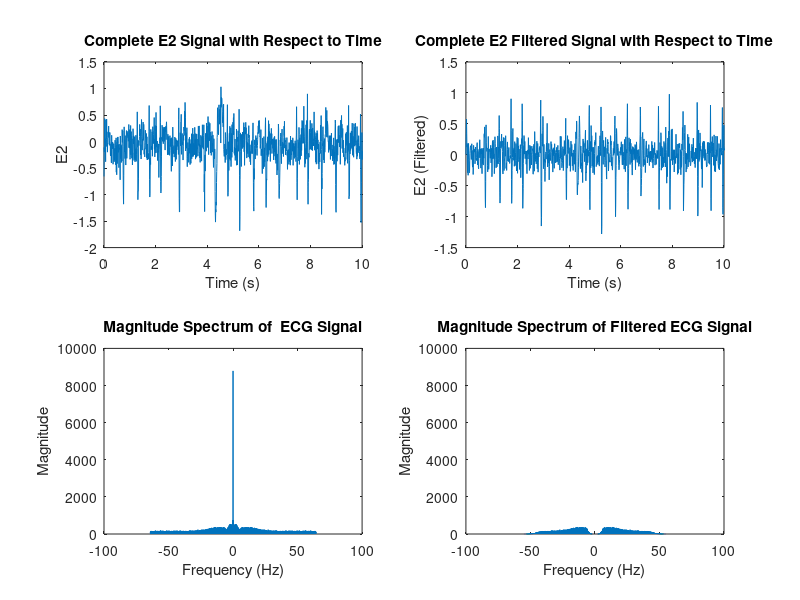

Source code (MATLAB): (Note: this script raises an error after producing the figure.)

sampling_rate = 128;
threshold = 0.38;     % Threshold for R-peak detection
min_distance = 0.3 * sampling_rate; % Minimum distance between peaks (in samples)

data = load('E2.mat'); 
E2 = data.E2;         

filter_order = 4; 

[b, a] = butter(filter_order, [5 45] / (sampling_rate / 2), 'bandpass');

E2_filtered = filtfilt(b, a, E2);

time = (0:length(E2)-1) / sampling_rate;


subplot(2,2,1);
plot(time, E2);
xlabel('Time (s)');
xlim([0 10]);
ylabel('E2');
title('Complete E2 Signal with Respect to Time');

n = length(E2_filtered); % Number of samples

subplot(2,2,2);
plot(time, E2_filtered);
xlabel('Time (s)');
xlim([0 10]);
ylabel('E2 (Filtered)');
title('Complete E2 Filtered Signal with Respect to Time');


f = (-n/2:n/2-1) * (sampling_rate / n);

subplot(2,2,3);

plot(f, abs(fftshift(abs(fft(E2)))));
xlabel('Frequency (Hz)');
ylabel('Magnitude');
ylim([0 10000]);
title('Magnitude Spectrum of  ECG Signal');

subplot(2,2,4);
plot(f, abs(fftshift(abs(fft(E2_filtered)))));
xlabel('Frequency (Hz)');
ylabel('Magnitude');
ylim([0 10000]);
title('Magnitude Spectrum of Filtered ECG Signal');



[pks, locs] = findpeaks(E2_filtered, 'MinPeakHeight', threshold, ...
                             'MinPeakDistance', min_distance);

RR_intervals = diff(locs) / sampling_rate;

HR = 60 ./ RR_intervals;


figure;
plot((1:length(E2_filtered)) / sampling_rate, E2_filtered, 'b'); 
hold on;
plot(locs / sampling_rate, pks, 'ro'); % Mark detected R-peaks
xlabel('Time (s)');
xlim([0 10]);
ylabel('ECG Amplitude');
title('Detected R-Peaks in Entire ECG Signal');
grid on;
legend('ECG Signal', 'R-Peaks');

avg_HR = mean(HR);
fprintf('Average Heart Rate: %.2f bpm\n', avg_HR);



num_minutes=10;
HRmin=[];
for k=1:num_minutes
    start_idx = (k-1)*60 + 1;
    end_idx = min(k*60, length(HR));
    temp = mean(HR(start_idx:end_idx));
    HRmin = [HRmin temp];
end

minutes = 1:num_minutes;

% Plot bar graph of mean HR vs. minutes
figure;
bar(minutes, HRmin);
xlabel('Minutes');
ylabel('Mean Heart Rate (bpm)');
title('Mean Heart Rate per Minute');
grid on;



time = (0:length(E2)-1) / sampling_rate;


figure;
plot(time, E2);
xlabel('Time (s)');
xlim([0 10]);
ylabel('E2');
title('Complete E2 Signal with Respect to Time');


f = (-n/2:n/2-1) * (sampling_rate / n);

figure;
plot(f, abs(fftshift(abs(fft(E2)))));
xlabel('Frequency (Hz)');
ylabel('Magnitude');
ylim([0 10000]);
title('Magnitude Spectrum of  ECG Signal');




n = length(E2_filtered); % Number of samples

figure;
plot(time, E2_filtered);
xlabel('Time (s)');
xlim([0 10]);
ylabel('E2 (Filtered)');
title('Complete E2 Filtered Signal with Respect to Time');


f = (-n/2:n/2-1) * (sampling_rate / n);

figure;
plot(f, abs(fftshift(abs(fft(E2_filtered)))));
xlabel('Frequency (Hz)');
ylabel('Magnitude');
ylim([0 10000]);
title('Magnitude Spectrum of Filtered ECG Signal');